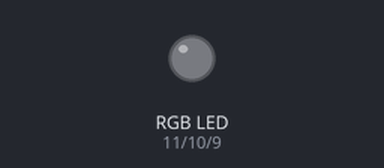
This sketch was run on a simulated Arduino Uno, built with avr-gcc and run on an emulated ATmega328P. Parts: an RGB LED mixed from three pins (HIGH = lit).

Above: at 0.5 s.
At 2.5 s:
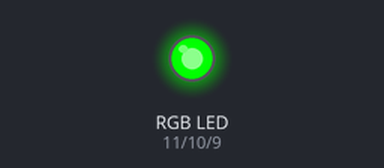
At 3.5 s:
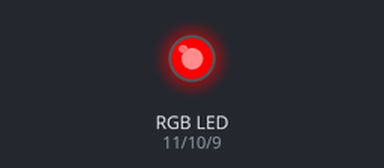
At 4.5 s:
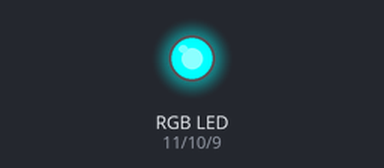
At 6.5 s:
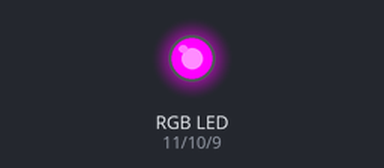
At 8.5 s:
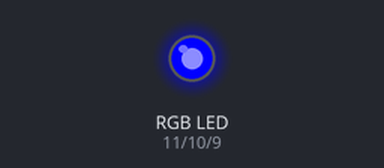
Timing chart, 0 to 9.1 s (numbered marks = the images above):
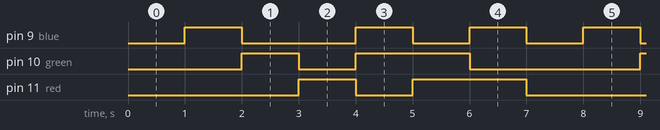

The sketch:

common_anode.ino
```cpp
// RGB LED Control - Common Anode Version
// Connect the common pin of the RGB LED to +5V
// Invert PWM values by using ledWrite() to make colors display correctly.

int red = 11;
int blue = 9;
int green = 10;

// Function to invert PWM value for common anode LEDs
void ledWrite(int pin, int value) {
  analogWrite(pin, 255 - value);
}

void setup() {
  pinMode(red, OUTPUT);
  pinMode(blue, OUTPUT);
  pinMode(green, OUTPUT);
}

void loop() {
  // White (all channels on)
  ledWrite(red, 255);
  ledWrite(blue, 255);
  ledWrite(green, 255);
  delay(1000);

  // Yellow (Red + Green)
  ledWrite(red, 255);
  ledWrite(blue, 0);
  ledWrite(green, 255);
  delay(1000);

  // Purple (Red + Blue)
  ledWrite(red, 255);
  ledWrite(blue, 255);
  ledWrite(green, 0);
  delay(1000);

  // Cyan (Green + Blue)
  ledWrite(red, 0);
  ledWrite(blue, 255);
  ledWrite(green, 255);
  delay(1000);

  // Red
  ledWrite(red, 255);
  ledWrite(blue, 0);
  ledWrite(green, 0);
  delay(1000);

  // Blue
  ledWrite(red, 0);
  ledWrite(blue, 255);
  ledWrite(green, 0);
  delay(1000);

  // Green
  ledWrite(red, 0);
  ledWrite(blue, 0);
  ledWrite(green, 255);
  delay(1000);
}
```

Measured:
- by itself, pin 9 (blue): repeats every 7.0 s: LOW 2.0 s, 2 × (HIGH 1.0 s, LOW 1.0 s), HIGH 1.0 s
- by itself, pin 10 (green), pin 11 (red): repeats every 7.0 s: LOW 1.0 s, HIGH 2.0 s, LOW 3.0 s, HIGH 1.0 s
- by itself, everything shown: repeats every 7.0 s, in 7 steps
